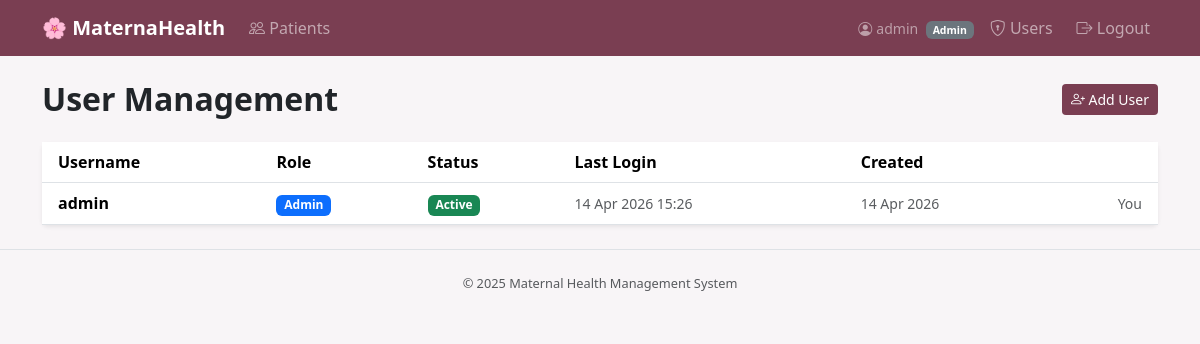
The app's page /auth/users (signed in) with its own data.
### models/user.py (models this page shows, shortened)
class User(db.Model):
    __tablename__ = "users"
    id            = db.Column(db.Integer, primary_key=True)
    username      = db.Column(db.String(80), unique=True, nullable=False, index=True)
    password_hash = db.Column(db.String(256), nullable=False)
    role          = db.Column(db.String(20), nullable=False, default=Role.NURSE)
    is_active     = db.Column(db.Boolean, default=True, nullable=False)
    created_at    = db.Column(db.DateTime, default=datetime.utcnow)
    last_login    = db.Column(db.DateTime, nullable=True)
    @property
    def is_admin(self):  return self.role == Role.ADMIN

### routes/auth_routes.py (the view)
@auth_bp.route("/users")
@roles_required(Role.ADMIN)
def user_list():
    users = User.query.order_by(User.created_at.desc()).all()
    return render_template("auth/user_list.html", users=users)

### routes/auth_routes.py (called while the page is built)
def get_current_user():
    user_id = session.get("user_id")
    if user_id is None:
        return None
    return db.session.get(User, user_id)

def roles_required(*roles):
    def decorator(f):
        @wraps(f)
        def decorated(*args, **kwargs):
            user = get_current_user()
            if not session.get("user_id"):
                flash("Please log in.", "warning")
                return redirect(url_for("auth.login"))
            if user is None or user.role not in roles:
                flash("You do not have permission.", "danger")
                return redirect(url_for("main.index"))
            return f(*args, **kwargs)
        return decorated
    return decorator

@auth_bp.before_app_request
def load_logged_in_user():
    g.current_user = get_current_user()

### templates/auth/user_list.html (shortened to what this page needs)
{% extends "base.html" %}
{% block content %}
<div class="d-flex justify-content-between align-items-center mb-4">
  <h2 class="fw-bold mb-0">User Management</h2>
  <a href="{{ url_for('auth.register') }}" class="btn btn-sm text-white" style="background-color:#7a3e52;">
    <i class="bi bi-person-plus"></i> Add User
  </a>
</div>
<div class="card border-0 shadow-sm">
  <div class="card-body p-0">
    <table class="table table-hover align-middle mb-0">
      <thead style="background-color:#f3eaee;">
        <tr>
          <th class="ps-3">Username</th>
          <th>Role</th>
          <th>Status</th>
          <th>Last Login</th>
          <th>Created</th>
          <th class="pe-3"></th>
        </tr>
      </thead>
      <tbody>
        {% for user in users %}
        <tr>
          <td class="ps-3 fw-semibold">{{ user.username }}</td>
          <td>
            {% if user.role == 'Admin' %}
              <span class="badge text-bg-primary">Admin</span>
            {% elif user.role == 'Doctor' %}
              <span class="badge text-bg-success">Doctor</span>
            {% else %}
              <span class="badge text-bg-warning text-dark">Nurse</span>
            {% endif %}
          </td>
          <td>
            {% if user.is_active %}
              <span class="badge text-bg-success">Active</span>
            {% else %}
              <span class="badge text-bg-secondary">Inactive</span>
            {% endif %}
          </td>
          <td class="text-muted small">
            {{ user.last_login.strftime('%d %b %Y %H:%M') if user.last_login else '—' }}
          </td>
          <td class="text-muted small">{{ user.created_at.strftime('%d %b %Y') }}</td>
          <td class="text-end pe-3">
            {% if user.id != g.current_user.id %}
            <form method="POST" action="{{ url_for('auth.toggle_user', user_id=user.id) }}" class="d-inline">
              <button type="submit" class="btn btn-sm btn-outline-{{ 'danger' if user.is_active else 'success' }}"
                      onclick="return confirm('{{ 'Deactivate' if user.is_active else 'Activate' }} {{ user.username }}?')">
                {{ 'Deactivate' if user.is_active else 'Activate' }}
              </button>
            </form>
            {% else %}
              <span class="text-muted small">You</span>
            {% endif %}
          </td>
        </tr>
        {% endfor %}
      </tbody>
    </table>
  </div>
</div>
{% endblock %}

### templates/base.html (shortened to what this page needs)
<!DOCTYPE html>
<html lang="en">
<head>
  <link href="https://cdn.jsdelivr.net/npm/bootstrap@5.3.3/dist/css/bootstrap.min.css" rel="stylesheet" />
  <link href="https://cdn.jsdelivr.net/npm/bootstrap-icons@1.11.3/font/bootstrap-icons.min.css" rel="stylesheet" />
</head>
<body>
  {% if g.current_user %}
  <nav class="navbar navbar-expand-md navbar-dark" style="background-color:#7a3e52;">
    <div class="container">
      <a class="navbar-brand" href="{{ url_for('patients.list_patients') }}">🌸 MaternaHealth</a>
      <div class="collapse navbar-collapse" id="mainNav">
        <ul class="navbar-nav me-auto">
          <li class="nav-item">
            <a class="nav-link {% if request.blueprint == 'patients' %}active{% endif %}"
               href="{{ url_for('patients.list_patients') }}">
              <i class="bi bi-people"></i> Patients
            </a>
          </li>
        </ul>
        <ul class="navbar-nav ms-auto align-items-center gap-2">
          <li class="nav-item">
            <span class="navbar-text text-white-50 small">
              <i class="bi bi-person-circle me-1"></i>{{ g.current_user.username }}
              <span class="badge bg-secondary ms-1">{{ g.current_user.role }}</span>
            </span>
          </li>
          {% if g.current_user.is_admin %}
          <li class="nav-item">
            <a class="nav-link" href="{{ url_for('auth.user_list') }}">
              <i class="bi bi-shield-lock"></i> Users
            </a>
          </li>
          {% endif %}
          <li class="nav-item">
            <a class="nav-link" href="{{ url_for('auth.logout') }}">
              <i class="bi bi-box-arrow-right"></i> Logout
            </a>
          </li>
        </ul>
      </div>
    </div>
  </nav>
  {% endif %}
  <main class="container my-4">
    {% block content %}{% endblock %}
  </main>
  <footer class="text-center py-4 border-top mt-auto">
    <p class="mb-0 text-muted" style="font-size:.8rem;">© 2025 Maternal Health Management System</p>
  </footer>
</body>
</html>

### templates/base.html (style rules this page uses)
body { background-color: #f8f5f7; }
.navbar-brand { font-weight: 700; }

### records on screen
User: current_user.username "admin", current_user.role "Admin", username "admin", is_active "Active", last_login "14 Apr 2026 15:26", created_at "14 Apr 2026", shows "You"
